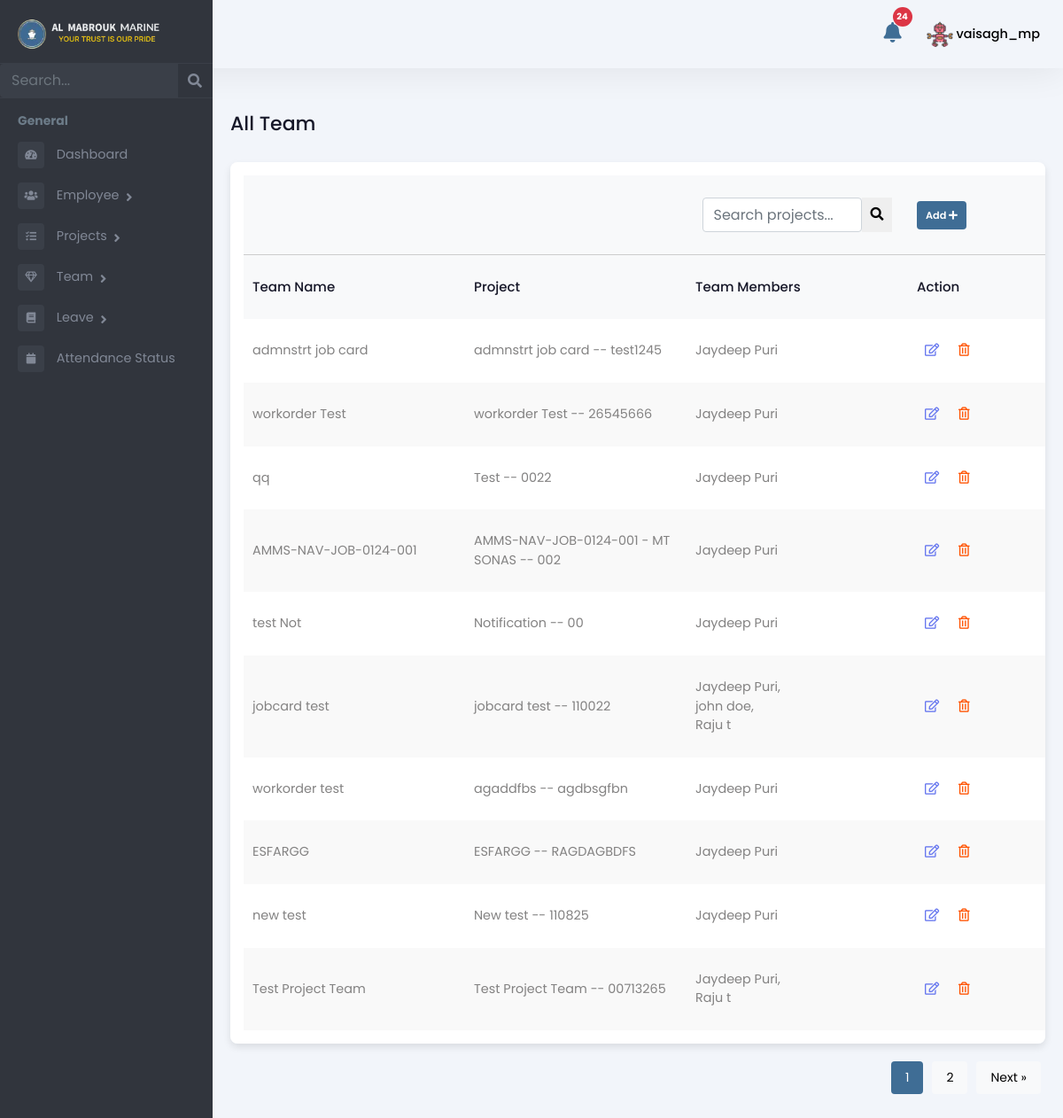
Screenshot of /manager/teams/ (signed in) with the database file from the repository.
### Admin/models.py (models this page shows, shortened)
class Employee(models.Model):
    user = models.OneToOneField(User, on_delete=models.CASCADE, related_name='employee_profile')
    is_employee = models.BooleanField(default=False)
    is_manager = models.BooleanField(default=False)
    is_administration = models.BooleanField(default=False)
    is_hr = models.BooleanField(default=False)
    rank = models.CharField(max_length=255, blank=True, null=True)
    salary = models.DecimalField(max_digits=10, decimal_places=2, blank=True, null=True)
    work_days = models.DecimalField(max_digits=10, decimal_places=2, default=0, blank=True)
    holidays = models.IntegerField(null=True, blank=True)
    overseas_days = models.IntegerField(default=0)
    date_of_birth = models.DateField(null=True, blank=True)
    phone_number = models.CharField(max_length=15, blank=True, null=True)
    date_of_join = models.DateField(null=True, blank=True)
    address = models.TextField(blank=True, null=True)
    profile_picture = models.ImageField(upload_to="profile_pictures/", null=True, blank=True)

class Team(models.Model):
    name = models.CharField(max_length=255)
    manager = models.ForeignKey(
        'Employee', on_delete=models.CASCADE, related_name='managed_teams',
        limit_choices_to={'is_manager': True}
    )
    employees = models.ManyToManyField(
        'Employee', related_name='teams_assigned',
        limit_choices_to={'is_employee': True}
    )
    project = models.ForeignKey(
        'Project', on_delete=models.CASCADE, related_name='teams'
    )
    created_at = models.DateTimeField(auto_now_add=True)
    updated_at = models.DateTimeField(auto_now=True)

class Project(models.Model):
    STATUS_CHOICES = [
        ('PENDING', 'Pending'),
        ('ASSIGN', 'Assign'),
        ('ONGOING', 'Ongoing'),
        ('HOLD', 'Hold'),
        ('CANCELLED', 'Cancelled'),
        ('COMPLETED', 'Completed'),
    ]
    CATEGORY_CHOICES = [
        ('OVERSEAS', 'Overseas'),
        ('ANCHORAGE', 'Anchorage'),
        ('HOLIDAY_WORKING', 'Holiday Working'),
        ('AT_BERTH', 'At Berth'),
    ]
    PRIORITY_CHOICES = [
        ('HIGH', 'High'),
        ('MEDIUM', 'Medium'),
        ('LOW', 'Low'),
    ]
    name = models.CharField(max_length=255)
    code = models.CharField(max_length=100, unique=True, blank=True, null=True)
    client_name = models.CharField(max_length=255, default="", blank=True)
    vessel_name = models.CharField(max_length=255, default="", blank=True)
    purchase_and_expenses = models.DecimalField(
        max_digits=12, decimal_places=2, default=0.00)
    invoice_amount = models.DecimalField(
        max_digits=12, decimal_places=2, default=0.00)
    currency_code = models.CharField(max_length=10, default="AED")
    status = models.CharField(
        max_length=100, choices=STATUS_CHOICES, default='PENDING')
    category = models.CharField(
        max_length=50, choices=CATEGORY_CHOICES, default='AT_BERTH')
    priority = models.CharField(max_length=10, choices=PRIORITY_CHOICES, default='MEDIUM')
    job_description = models.TextField(blank=True, null=True)
    manager = models.ForeignKey(
        'Employee', on_delete=models.SET_NULL, null=True, blank=True, related_name='managed_projects',
        limit_choices_to={'is_manager': True}
    )
    created_at = models.DateTimeField(auto_now_add=True)
    deadline_date = models.DateField(null=True, blank=True)
    attachment = models.FileField(upload_to='project_attachments/', blank=True, null=True)
    job_card = models.FileField(upload_to='job_cards/', blank=True, null=True)

### manager/views.py (the view)
# urls.py: path('teams/', team_list, name='admin-team-list'),
@login_required
def team_list(request):
    search_query = request.GET.get('search', '').strip()
    manager = get_object_or_404(Employee, user=request.user, is_manager=True)
    if search_query:
        teams = Team.objects.filter(manager=manager, name__icontains=search_query)
    else:
        teams = Team.objects.filter(manager=manager).order_by('-created_at')
    paginator = Paginator(teams, 10)
    page_number = request.GET.get('page')
    page_obj = paginator.get_page(page_number)
    return render(request, 'team/team_list.html', {
        'teams': page_obj,
        'search_query': search_query,
        "role": "Manager"
    })

### templates/team/team_list.html (shortened to what this page needs)
{% extends 'Manager/managerbase.html' %}
{% load custom_filters %}
{% load static %}
{% block content %}
<div class="emply-list-wraper">
    <div class="pg-title">
        <h1>All Team</h1>
    </div>
    <div class="widget-box table-wdgt">
        <table id="employeeTable">
            <thead>
                <tr style="border-bottom: 1px solid #ccc">
                    <th></th>
                    <th></th>
                    <th style="justify-items: center;">
                        <div class="add-new-emply">
                            <div class="table-searchbar">
                                <div class="sidebar-search">
                                  <div>
                                    <div class="input-group">
                                      <form method="GET" action="" class="d-flex">
                                          <input type="text" name="search" class="form-control search-menu" placeholder="Search projects..."
                                                 value="{{ search_query }}" />
                                          <button class="srh-btn" type="submit" class="btn btn-primary">
                                              <i class="fa fa-search" aria-hidden="true"></i>
                                          </button>
                                      </form>
                                  </div>
                                  </div>
                                </div>
                            </div>
                        </div>
                    </th>
                    <th style="justify-items: normal;">
                        <div class="add-new-emply">
                        <a class="badge bg-warning" href="{% url 'team-create' %}">
                                Add <i class="fas fa-plus"></i>
                        </a>
                    </div>
                    </th>
                </tr>
            </thead>
            <thead>
                <tr>
                    <th>Team Name</th>
                    <th>Project</th>
                    <th>Team Members</th>
                    <th>Action</th>
                </tr>
            </thead>
            <tbody>
                {% for team in teams %}
                <tr>
                    <td>{{ team.name }}</td>
                    <td>{{ team.project.name }} -- {{ team.project.code }}</td>
                    <td>
                        {% for employee in team.employees.all %}
                            {{ employee.user.first_name }} {{ employee.user.last_name }}{% if not forloop.last %}, {% endif %}<br>
                        {% endfor %}
                    </td>
                    <td class="list-action-col">
                        <a href="{% url 'team-update' team.id %}"><i class="far fa-edit"></i></a>
                        <a href="{% url 'team-delete' team.id %}" onclick="return confirm('Are you sure?');"><i class="far fa-trash-alt"></i></a>
                    </td>
                </tr>
                {% empty %}
                <tr>
                    <td colspan="4" class="text-center">No teams found</td>
                </tr>
                {% endfor %}
            </tbody>
        </table>
    </div>
    {% if teams.has_other_pages %}
<div class="pagination" id="pagination">
    {% with teams.number as current %}
        {% for num in teams.paginator.page_range %}
            {% if num >= current|add:"-1" and num <= current|add:"1" %}
                {% if num == current %}
                    <button class="active">{{ num }}</button>
                {% else %}
                    <a href="?{% if search_query %}search={{ search_query }}&{% endif %}page={{ num }}">
                        <button>{{ num }}</button>
                    </a>
                {% endif %}
            {% endif %}
        {% endfor %}
    {% endwith %}
    {% if teams.has_next %}
        <a href="?{% if search_query %}search={{ search_query }}&{% endif %}page={{ teams.next_page_number }}">
            <button>Next &raquo;</button>
        </a>
    {% endif %}
</div>
{% endif %}
</div>
{% endblock %}

### templates/Manager/managerbase.html (shortened to what this page needs)
{% load static %}
<!DOCTYPE html>
<html lang="en">
<head>
    <link rel="stylesheet" href="{% static 'assets/vendor/bootstrap/css/bootstrap.min.css' %}" />
    <link href="https://use.fontawesome.com/releases/v5.0.6/css/all.css" rel="stylesheet" />
    <link rel="stylesheet" href="{% static 'assets/styles.css' %}" />
    <link href="https://cdn.jsdelivr.net/npm/select2@4.0.13/dist/css/select2.min.css" rel="stylesheet" />
    <link href="https://cdn.jsdelivr.net/npm/bootstrap-icons@1.11.3/font/bootstrap-icons.css" rel="stylesheet">
    <link rel="stylesheet" href="{% static 'assets/css/style.css' %}" />
</head>
<body>
    <header>
      <div class="mb-top-hdr">
        <div class="hdr-notification">
        <a href="#" id="open-notification-popup">
            <button type="button" class="btn btn-primary position-relative">
                <i class="fas fa-bell"></i>
                <span id="notification-count" class="position-absolute top-0 start-100 translate-middle badge rounded-pill bg-danger">
                </span>
            </button>
        </a>
    </div>
      <div class="hdr-user">
          <div class="dropdown">
              <button class="btndropdown-toggle" type="button" id="dropdownMenuButton1"
                  data-bs-toggle="dropdown" aria-expanded="false">
                  {% if request.user.employee_profile.profile_picture %}
                      <img src="{{ request.user.employee_profile.profile_picture.url }}"
                           alt="Profile Picture"
                           class="rounded-circle"
                           style="width: 30px; height: 30px; object-fit: cover;">
                  {% else %}
                      <i class="fas fa-user"></i>
                  {% endif %}
                  <span>{{ request.user.first_name }}_{{ request.user.last_name }}</span>
              </button>
          </div>
      </div>
      </div>
  </header>
    <div class="page-wrapper chiller-theme toggled"  id="content">
        <nav id="sidebar"  class="sidebar-wrapper sidebar">
            <div class="sidebar-content">
              <div class="sidebar-brand">
                <a href="{% url 'manager-dashboard' %}"><img src="{% static 'assets/images/almabrouk-logo.webp' %}"
                  alt="Almabrouk Marine Logo" /></a>
              </div>
              <div class="sidebar-search">
                <form method="get" action="{% url 'manager_search_redirect' %}">
                  <div class="input-group">
                    <input
                      type="text"
                      name="search"
                      class="form-control search-menu"
                      placeholder="Search..."
                      value="{{ search_query }}"
                    />
                    <div class="input-group-append">
                  <button class="input-group-text" type="submit" style="border: none; background: none;">
                    <i class="fa fa-search" aria-hidden="true"></i>
                  </button>
                </div>
                  </div>
                </form>
              </div>
              <div class="sidebar-menu">
                <ul>
                  <li class="header-menu">
                    <span>General</span>
                  </li>
                  <li>
                    <a href="{% url 'manager-dashboard' %}">
                      <i class="fa fa-tachometer-alt"></i>
                      <span>Dashboard</span>
                    </a>
                  </li>
                  <li class="sidebar-dropdown">
                    <a href="#">
                      <i class="fas fa-users"></i>
                      <span>Employee</span>
                    </a>
                  </li>
                  <li class="sidebar-dropdown">
                    <a href="#">
                      <i class="fas fa-tasks"></i>
                      <span>Projects</span>
                    </a>
                  </li>
                  <li class="sidebar-dropdown">
                    <a href="#">
                      <i class="far fa-gem"></i>
                      <span>Team</span>
                    </a>
                  </li>
                  <li class="sidebar-dropdown">
                    <a href="#">
                      <i class="fa fa-book"></i>
                      <span>Leave</span>
                    </a>
                  </li>
                  <li>
                    <a href="{% url 'attendance_status' %}">
                      <i class="fa fa-calendar"></i>
                      <span>Attendance Status</span>
                    </a>
                  </li>
                </ul>
              </div>
            </div>
          </nav>
        {% block content %}
        {% endblock %}
    </div>
</body>
</html>

### rows the page displays
Team: name "admnstrt job card", project.name "admnstrt job card", project.code "test1245"
Employee: user.first_name "Jaydeep", user.last_name "Puri"
Team: name "workorder Test", project.name "workorder Test", project.code "26545666"
Team: name "qq", project.name "Test", project.code "0022"
Team: name "AMMS-NAV-JOB-0124-001", project.name "AMMS-NAV-JOB-0124-001 - MT SONAS", project.code "002"
Team: name "test Not", project.name "Notification", project.code "00"
Team: name "jobcard test", project.name "jobcard test", project.code "110022"
Employee: user.first_name "john", user.last_name "doe"
Employee: user.first_name "Raju", user.last_name "t"
Team: name "workorder test", project.name "agaddfbs", project.code "agdbsgfbn"
Team: name "ESFARGG", project.name "ESFARGG", project.code "RAGDAGBDFS"
Team: name "new test", project.name "New test", project.code "110825"
Team: name "Test Project Team", project.name "Test Project Team", project.code "00713265"

### other values shown
{{ request.user.first_name }} "vaisagh"
{{ request.user.last_name }} "mp"
{{ num }} "1"
{{ num }} "2"
